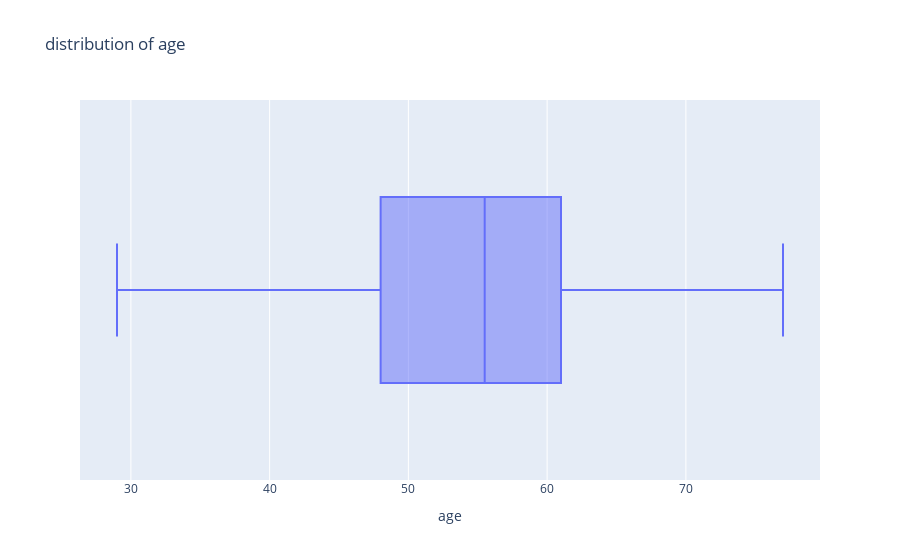

Notebook code cell kept with this figure:
### Code cell
# boxplot represent presence or absence of outliers
fig = px.box(df, x = "age", title = "distribution of age")
fig.show()

### Figure 1 — Plotly figure (JSON) as saved in the notebook; plotly's stock layout.template omitted (floating-point values rounded to 4 significant figures; data arrays with more than 128 entries replaced by an {"elided": "..."} marker saying what was removed)
{"data": [{"alignmentgroup": "True", "hovertemplate": "age=%{x}<extra></extra>", "legendgroup": "", "marker": {"color": "#636efa"}, "name": "", "notched": false, "offsetgroup": "", "orientation": "h", "showlegend": false, "type": "box", "x": {"elided": "302 int values"}, "x0": " ", "xaxis": "x", "y0": " ", "yaxis": "y"}], "layout": {"boxmode": "group", "legend": {"tracegroupgap": 0}, "title": {"text": "distribution of age"}, "xaxis": {"anchor": "y", "domain": [0, 1], "title": {"text": "age"}}, "yaxis": {"anchor": "x", "domain": [0, 1]}}}
